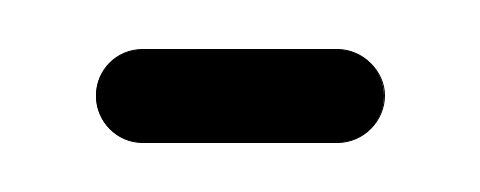
#> input picture src/charging/charging/usbc_template.png, 480 x 192 px, given in place of the camera
$ python contour.py
#> lines starting #> are read from the running program, lines starting #| are printed output that depends on the picture; after the words box and inside, x2 and y2 are one past the last pixel; in counts of white or black regions, pixels touching at a corner belong together
import cv2
import numpy as np

# --- Input Mode ---
USE_IMAGE = False       # Set to True to use an image file, False to use webcam
IMAGE_PATH = "far.jpeg"  # Path to the image file (only used if USE_IMAGE is True)

# --- You can tune these parameters ---
MIN_AREA = 100         # The minimum size of the port (in pixels) to be considered
MIN_OVAL_RATIO = 0.2    # The "oval-ness". 1.0 is a perfect circle, 0.1 is a thin line.
MAX_OVAL_RATIO = 0.5    # We don't want perfect circles, so we set a max.
CANNY_LOW = 20          # Low threshold for edge detection (lowered for better low-light detection)
CANNY_HIGH = 60         # High threshold for edge detection (lowered for better low-light detection)
MAX_ELLIPSE_FIT_ERROR_RATIO = 0.3  # Maximum average distance as ratio of ellipse size (e.g., 0.15 = 15% of perimeter)

# --- Distance estimation parameters ---
# You MUST calibrate these for your specific setup!
KNOWN_WIDTH = 2.56     # The real-world width of the oval port in cm (CHANGE THIS!)
KNOWN_HEIGHT = .865     # The real-world height of the oval port in cm (CHANGE THIS!)
FOCAL_LENGTH = 1884.11      # Focal length in pixels (calibrate by measuring at known distance)
# To calibrate FOCAL_LENGTH:
# 1. Measure the real width of your oval port (KNOWN_WIDTH)
# 2. Place it at a known distance (e.g., 50 cm)
# 3. Run the code and note the major_axis in pixels
# 4. FOCAL_LENGTH = (major_axis * distance) / KNOWN_WIDTH
# --- End of tuneable parameters ---

# Initialize video capture or load image
if USE_IMAGE:
    # Load image from file
    frame = cv2.imread(IMAGE_PATH)
    if frame is None:
        print(f"Error: Could not load image from {IMAGE_PATH}")
        exit()
    print(f"Loaded image: {IMAGE_PATH}")
    use_video = False
else:
    # Start the webcam
    # vid capture 6: suvans cam
    # vid capture 4: realsense rgb cam
    cap = cv2.VideoCapture(6)
    if not cap.isOpened():
        print("Error: Could not open webcam.")
        exit()
    use_video = True

while True:
    # Read a frame from the webcam or use the loaded image
    if use_video:
        ret, frame = cap.read()
#> frame is the input picture: shape (192, 480, 3); min 0, max 255, mean 185.2
        if not ret:
            print("Error: Can't receive frame. Exiting ...")
            break
    # If using image, frame is already loaded

    # 1. Pre-processing: Grayscale and Blur
    # Convert to grayscale for shape detection
    gray = cv2.cvtColor(frame, cv2.COLOR_BGR2GRAY)
    # Apply a stronger blur to smooth out small edges and preserve large continuous shapes
    blur = cv2.GaussianBlur(gray, (9, 9), 0)
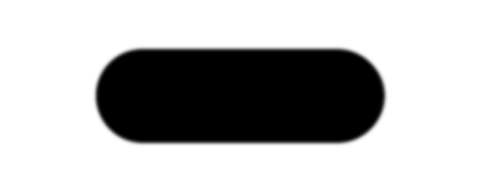
#> blur: shape (192, 480); min 0, max 255, mean 185.2

    # 2. Robust Thresholding
    # We use THRESH_BINARY_INV to make the dark holes (shadows)
    # white, and the lighter block black.
    # THRESH_OTSU automatically finds the best threshold value,
    # which makes this robust to lighting changes.

    # equalized_image = cv2.equalizeHist(blur)
    # blur = equalized_image

    # (T, thresh) = cv2.threshold(blur, 0, 255, cv2.THRESH_BINARY_INV + cv2.THRESH_OTSU)

    thresh = cv2.adaptiveThreshold(blur, 255, cv2.ADAPTIVE_THRESH_GAUSSIAN_C, cv2.THRESH_BINARY_INV, 23, 2)
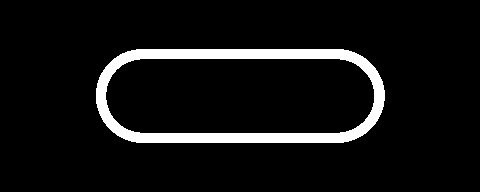
#> thresh: shape (192, 480); 7.2% white; 1 white region, box (x1, y1, x2, y2) and area: (96, 49, 385, 143) 6641

    # 3. Morphological Opening (Cleanup)
    # This removes small white specks (noise) that aren't holes.
    # You can increase the kernel size to remove larger noise.
    morph_kernel_size = 5
    kernel = np.ones((morph_kernel_size, morph_kernel_size), np.uint8)
    morphed = cv2.morphologyEx(thresh, cv2.MORPH_OPEN, kernel)
    morphed = cv2.morphologyEx(morphed, cv2.MORPH_CLOSE, kernel)

    # 4. Edge Detection
    # Use Canny edge detection to find the outlines of shapes
    edges = cv2.Canny(morphed, CANNY_LOW, CANNY_HIGH)
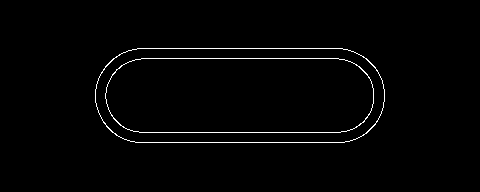
#> edges: shape (192, 480); 1.4% white in thin lines or dots, all inside (x1, y1, x2, y2) = (95, 48, 385, 143)

    # 3. Find Contours (Shapes)
    # Find all the continuous outlines in the edge map
    contours, _ = cv2.findContours(edges, cv2.RETR_EXTERNAL, cv2.CHAIN_APPROX_SIMPLE)
#> contours = 1 contour; box (x1, y1, x2, y2) and area: (95, 48, 385, 143) 25267

    # Create a black background to draw all contours
    contour_frame = np.zeros_like(frame)
    cv2.drawContours(contour_frame, contours, -1, (0, 255, 255), 2)  # Draw all contours in yellow
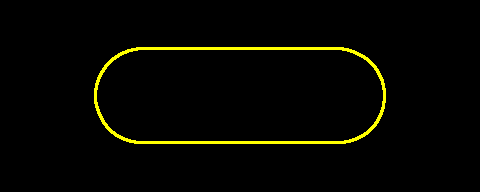
#> contour_frame: shape (192, 480, 3); mean of channels 0, 1, 2 0, 6.1, 6.1; drawn as B, G, R

    # 4. Loop over contours and filter for ovals
    for contour in contours:
        # Filter 1: Check if the contour is large enough
        area = cv2.contourArea(contour)
        if area < MIN_AREA:
            continue

        # Filter 2: Check if the contour has enough points to fit an ellipse
        # fitEllipse requires at least 5 points
        if len(contour) < 5:
            continue

        try:
            # Fit an ellipse to the contour
            ellipse = cv2.fitEllipse(contour)
            (cx, cy), (minor_axis, major_axis), angle = ellipse

            # Filter 3: Check for valid ellipse data
            if minor_axis <= 0 or major_axis <= 0:
                continue

            # Filter 4: Check the "oval-ness" (aspect ratio)
            ratio = minor_axis / major_axis

            # Filter 5: Check goodness of fit between ellipse and contour
            # Sample points along the ellipse and check distance to original contour
            num_samples = 50  # Number of points to sample along the ellipse
            total_distance = 0

            for i in range(num_samples):
                # Calculate angle for this sample point
                theta = 2 * np.pi * i / num_samples

                # Get point on the ellipse
                # Ellipse equation: x = cx + (major/2)*cos(theta)*cos(angle) - (minor/2)*sin(theta)*sin(angle)
                #                   y = cy + (major/2)*cos(theta)*sin(angle) + (minor/2)*sin(theta)*cos(angle)
                angle_rad = np.deg2rad(angle)
                x_ellipse = cx + (major_axis/2) * np.cos(theta) * np.cos(angle_rad) - (minor_axis/2) * np.sin(theta) * np.sin(angle_rad)
                y_ellipse = cy + (major_axis/2) * np.cos(theta) * np.sin(angle_rad) + (minor_axis/2) * np.sin(theta) * np.cos(angle_rad)

                # Calculate distance from this ellipse point to the original contour
                # pointPolygonTest returns negative distance if outside, positive if inside, 0 if on edge
                distance = abs(cv2.pointPolygonTest(contour, (x_ellipse, y_ellipse), True))
                total_distance += distance

            # Calculate average distance
            avg_distance = total_distance / num_samples

            # Scale the error threshold based on the size of the ellipse
            # Use the average of major and minor axes as a measure of size
            ellipse_size = (major_axis + minor_axis) / 2
            max_allowed_error = ellipse_size * MAX_ELLIPSE_FIT_ERROR_RATIO

            # Skip this contour if the fit is too poor
            if avg_distance > max_allowed_error:
                continue

            if MIN_OVAL_RATIO < ratio < MAX_OVAL_RATIO:
                # --- Success! We found a likely oval port ---

                # A. Get the simple (axis-aligned) bounding box
                x, y, w, h = cv2.boundingRect(contour)

                # B. Estimate distance using the major axis (larger dimension)
                # Distance = (Known_Width * Focal_Length) / Perceived_Width_in_Pixels
                perceived_width_pixels = major_axis
                distance_cm = (KNOWN_WIDTH * FOCAL_LENGTH) / perceived_width_pixels
                distance_inches = distance_cm / 2.54

                # C. Draw the green bounding box
                cv2.rectangle(frame, (x, y), (x + w, y + h), (0, 255, 0), 2)

                # D. Draw labels with distance information
                cv2.putText(frame, "Oval Port", (x, y - 35),
                            cv2.FONT_HERSHEY_SIMPLEX, 0.7, (0, 255, 0), 2)
                cv2.putText(frame, f"Error: {avg_distance / max_allowed_error:.2f} Distance: {distance_cm:.1f} cm ({distance_inches:.1f} in)",
                            (x, y - 10),
                            cv2.FONT_HERSHEY_SIMPLEX, 0.6, (0, 255, 0), 2)

                # E. (Optional) Draw the fitted ellipse in blue to see the fit
                cv2.ellipse(frame, ellipse, (255, 0, 0), 2)

                # F. (Optional) Draw center point
                cv2.circle(frame, (int(cx), int(cy)), 5, (0, 0, 255), -1)

        except cv2.error:
            # fitEllipse can sometimes fail, so we catch the error
            pass
#> this loop made 1 pass
#> (area, cx, cy, minor_axis, major_axis, angle, ratio, num_samples) on pass 1: (25267, 239.5, 95.46, 140.1, 292.5, 90.03, 0.479, 50)
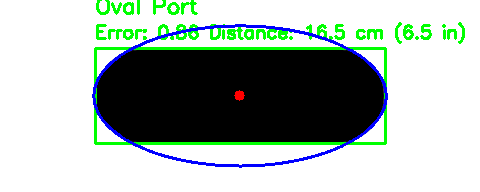
#> frame: shape (192, 480, 3); 7.61% of pixels changed, all inside (x1, y1, x2, y2) = (92, 0, 465, 168)

    # Display the resulting frame
    cv2.imshow('Oval Port Detector', frame)

    # Display the blurred image (helpful for tuning blur parameters)
    cv2.imshow('Blurred', blur)

    # Display the threshold image (helpful for seeing binary separation)
    cv2.imshow('Threshold', thresh)

    # Display the morphed image (helpful for seeing noise cleanup)
    cv2.imshow('Morphed', morphed)

    # Display all detected contours (helpful for understanding what's being detected)
    cv2.imshow('Contours', contour_frame)

    # Display the edge detection (helpful for tuning CANNY thresholds)
    cv2.imshow('Edges', edges)

    # Press 'q' to quit the program
    # For images, wait indefinitely; for video, check every 1ms
    wait_time = 0 if not use_video else 1
    if cv2.waitKey(wait_time) == ord('q'):
#> (key q is pressed here)
        break

# Clean up
if use_video:
    cap.release()
cv2.destroyAllWindows()
